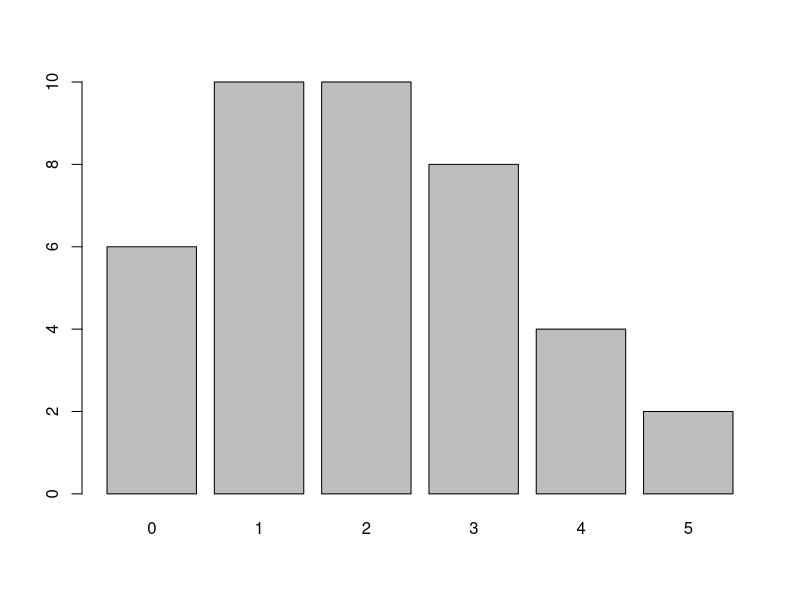
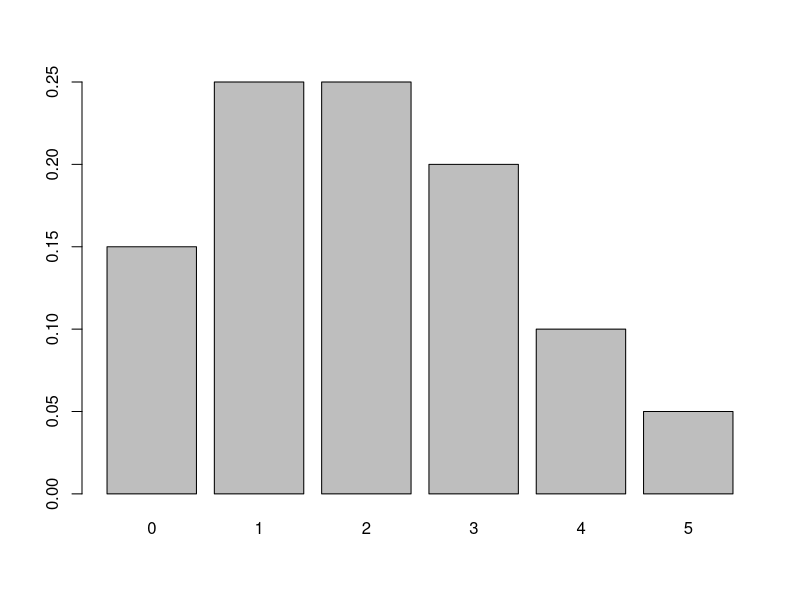
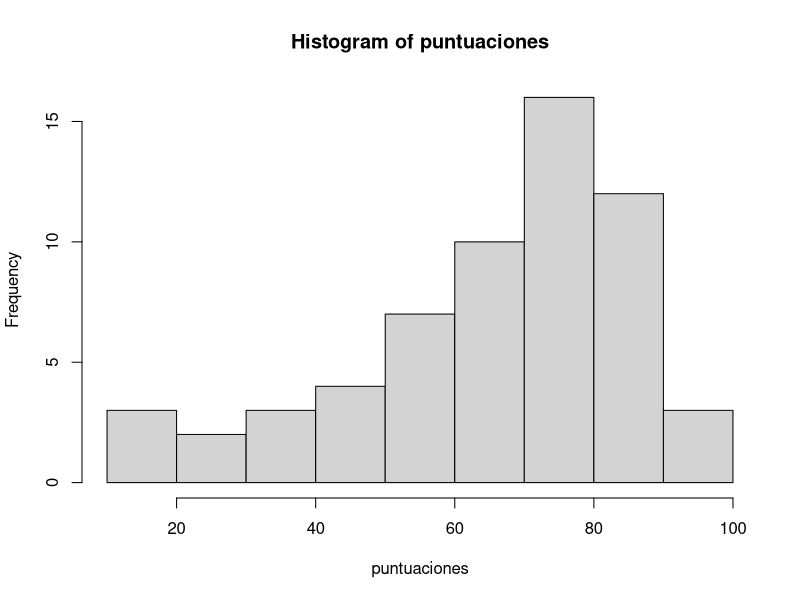
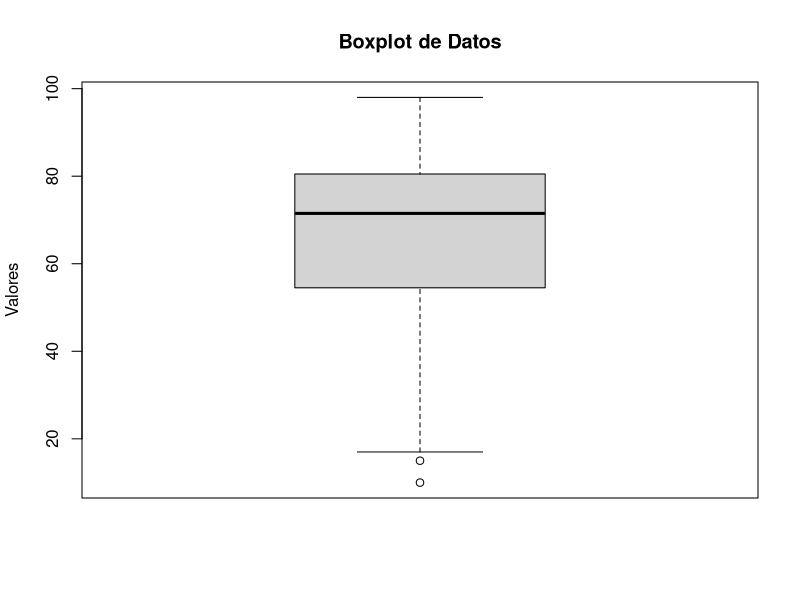

Here is the R script that generated these plots, in order:
#Ejer 1

muestra_a <- c(3, 0, 6, 4, 1, 5, 4, 1)

#media
media <- mean(muestra_a)

#varianza
varianza <- var(muestra_a)

#desvio estandar
des_est <- sd(muestra_a)

media
varianza
des_est

#2

vendedor_1 <- c(3,5,0,-2,3,2)
vendedor_2 <- c(-7,-5,4,0,-4,3)

#media
media_vendedor_1 <- mean(vendedor_1)
media_vendedor_2 <- mean(vendedor_2)
#mediana
mediana_vendedor_1 <- median(vendedor_1)
mediana_vendedor_2 <- median(vendedor_2)

#desvio estandar
des_est_vendedor_1 <- sd(vendedor_1)
des_est_vendedor_2 <- sd(vendedor_2)

#coeficiente de variacion
coef_var_vendedor_1 <- des_est_vendedor_1/media_vendedor_1
coef_var_vendedor_2 <-des_est_vendedor_2/media_vendedor_2

#rango de datos
rango_vendedor_1 <- max(vendedor_1)-min(vendedor_1)
rango_vendedor_2 <- max(vendedor_2)-min(vendedor_2)

print("Datos vendedor 1: ")
media_vendedor_1
mediana_vendedor_1
des_est_vendedor_1
coef_var_vendedor_1
rango_vendedor_1
print("Datos vendedor 2: ")
media_vendedor_2
mediana_vendedor_2
des_est_vendedor_2
coef_var_vendedor_2
rango_vendedor_2

print("El vendedor que tiene un desempeño mas consistente es el vendedor 1 porque el coeficiente de variacion es inferior")

#Ejer 3
#a
muestra_a <- c(47, 43, 42, 40, 38, 36, 33, 33, 33, 32, 32, 32, 27, 27, 26, 22)

#media
media_a <- mean(muestra_a)

#mediana
mediana_a <- median(muestra_a)

#desvio estandar
desv_est_a <- sd(muestra_a)

#coeficiente de variacion
coe_var_a <- desv_est_a/media_a

#Rango
rango_a <- max(muestra_a)-min(muestra_a)

muestra_a
media_a
mediana_a
desv_est_a
coe_var_a
rango_a

#b
muestra_b <- c(38, 36, 33, 33, 33, 32, 32, 32, 27, 27, 26, 22)

#media
media_b <- mean(muestra_b)

#mediana
mediana_b <- median(muestra_b)

#desvio estandar
desv_est_b <- sd(muestra_b)

#coeficiente de variacion
coe_var_b <- desv_est_b/media_b

#Rango
rango_b <- max(muestra_b)-min(muestra_b)

muestra_b
media_b
mediana_b
desv_est_b
coe_var_b
rango_b
#Ejer 4

Almen <- c(14.6, 12.1, 13.8, 15.0, 11.3)
Nuez_Br <- c(10.2, 9.8, 11.0, 11.1, 11.8)
Nuez_In <- c(30.7, 31.4, 34.0, 31.6, 29.1)
Maní <- c(24.3, 26.1, 23.3, 22.5, 27.1)
Avell <- c(20.2, 21.0, 17.9, 19.8, 20.7)

#Calcule la media, la mediana, la variancia, el desvío estándar, el coeficiente de variación y el rango de
#cada uno de los cinco tipos de nuez. ¿Cuál conjunto de mediciones presenta mayor variabilidad?
print("Datos de Almendra")
#datos Almendra
#media
media_Al <- mean(Almen)
#mediana
mediana_Al <- median(Almen)
#varianza
var_Al <- var(Almen)
#desvio estandar
des_est_Al <- sd(Almen)
#coeficiente de variacion
coe_var_Al <- des_est_Al/media_Al
#rango
rango_Al <- max(Almen)-min(Almen)

#resultados
media_Al
mediana_Al
var_Al
des_est_Al
coe_var_Al
rango_Al

print("Datos de Nuez de Brazil")
#datos Nuez de Brazil
#media
media_Br <- mean(Nuez_Br)
#mediana
mediana_Br <- median(Nuez_Br)
#varianza
var_Br <- var(Nuez_Br)
#desvio estandar
des_est_Br <- sd(Nuez_Br)
#coeficiente de variacion
coe_var_Br <- des_est_Br/media_Br
#rango
rango_Br <- max(Nuez_Br)-min(Nuez_Br)

#resultados
media_Br
mediana_Br
var_Br
des_est_Br
coe_var_Br
rango_Br

print("Datos de Nuez de la India")
#datos Nuez de la India
#media
media_In <- mean(Nuez_In)
#mediana
mediana_In <- median(Nuez_In)
#varianza
var_In <- var(Nuez_In)
#desvio estandar
des_est_In <- sd(Nuez_In)
#coeficiente de variacion
coe_var_In <- des_est_In/media_In
#rango
rango_In <- max(Nuez_In)-min(Nuez_In)

#resultados
media_In
mediana_In
var_In
des_est_In
coe_var_In
rango_In

print("Datos de Mani")
#datos Maní
#media
media_Ma <- mean(Maní)
#mediana
mediana_Ma <- median(Maní)
#varianza
var_Ma <- var(Maní)
#desvio estandar
des_est_Ma <- sd(Maní)
#coeficiente de variacion
coe_var_Ma <- des_est_Ma/media_Ma
#rango
rango_Ma <- max(Maní)-min(Maní)

#resultados
media_Ma
mediana_Ma
var_Ma
des_est_Ma
coe_var_Ma
rango_Ma

print("Datos de Avellanas")
#datos Avellanas
#media
media_Av <- mean(Avell)
#mediana
mediana_Av <- median(Avell)
#varianza
var_Av <- var(Avell)
#desvio estandar
des_est_Av <- sd(Avell)
#coeficiente de variacion
coe_var_Av <- des_est_Av/media_Av
#rango
rango_Av <- max(Avell)-min(Avell)

#resultados
media_Av
mediana_Av
var_Av
des_est_Av
coe_var_Av
rango_Av

#La nuez de la india tiene mayor variabilidad

#Ejer 5
autos <- c(2, 2, 3, 4, 0, 3, 5, 2, 1, 0, 3, 5, 4, 0, 1, 2, 3, 1, 1, 2,
           1, 2, 4, 3, 0, 1, 3, 2, 4, 1, 2, 1, 0, 0, 1, 1, 2, 2, 3, 3)

#Determine la media, la mediana, la variancia y el desvío estándar. Interprete la mediana

#media
media <- mean(autos)

#mediana
mediana <- median(autos)

#varianza
varianza <- var(autos)

#desvio estandar
des_est <- sd(autos)

#datos punto a
print("media")
media
print("mediana")
mediana
print("varianza")
varianza
print("desvío estándar")
des_est

#datos punto b
print("distribucion de frecencia relativas")
distribucion <- table(autos)
distribucion

print("distribucion de frecencia absolutas")
distribucion_absoluta <- prop.table(distribucion)
distribucion_absoluta
print("tablas de frecuencia")
barplot(distribucion)
print("tablas de frecuencia absolutas")
barplot(distribucion_absoluta)

#ejer 6

puntuaciones <- c(23,60,79,32,57,74,52,70,82,36,80,77,81,95,41,65,92,85,55,76,52,10,64,75,78,25,80,98,81,67,41,71,83,54,64,72,88,62,74,43,60,78,89,76,84,48,84,90,15,79,34,67,17,82,69,74,63,80,85,61)

# Crear un histograma con frecuencia absoluta
hist_abs <- hist(puntuaciones)

# Calcular la frecuencia relativa
freq_rel <- hist_abs$counts / sum(hist_abs$counts)

# Crear un nuevo histograma con frecuencia relativa
hist_rel <- hist_abs
hist_rel$counts <- freq_rel

#media
media <- mean(puntuaciones)
media

#mediana
mediana <- median(puntuaciones)
mediana

#desviacion estandar
des_est = sd(puntuaciones)
des_est

#primer cuartil
primer_cuartil <- quantile(puntuaciones, 0.25)
primer_cuartil

#percentil 85
percentil <- quantile(puntuaciones, 0.85)
percentil

#Significa que el 85% de tus datos está por debajo de 84
#En el caso de primer_cuartil, significa que el 25% de 
#los datos está por debajo de 54.75,

# Crear un boxplot
boxplot(puntuaciones, main="Boxplot de Datos", ylab="Valores")

#Ejer 7
fumadores <- c(69.3, 56.0, 22.1,47.6,53.2,48.1,52.7,34.4,60.2,43.8,23.2,13.8)
no_fumadores <- c(28.6,25.1,26.4,34.9,29.8,28.4,38.5,30.2,30.6,31.8,41.6,21.1,36.0,37.9,13.9)

#media
media_fumadores <-mean(fumadores)
media_no_fumadores <-mean(no_fumadores)

#mediana
mediana_fumadores <-median(fumadores)
mediana_no_fumadores <-median(no_fumadores)

#desviacion estandar
des_est_fumadores <- sd(fumadores)
des_est_no_fumadores <- sd(no_fumadores)

#boxplot a definir

#muestras
fumadores
no_fumadores
media_fumadores
media_no_fumadores
mediana_fumadores
mediana_no_fumadores
des_est_fumadores
des_est_no_fumadores

#ejer 8

#preguntar a hernan